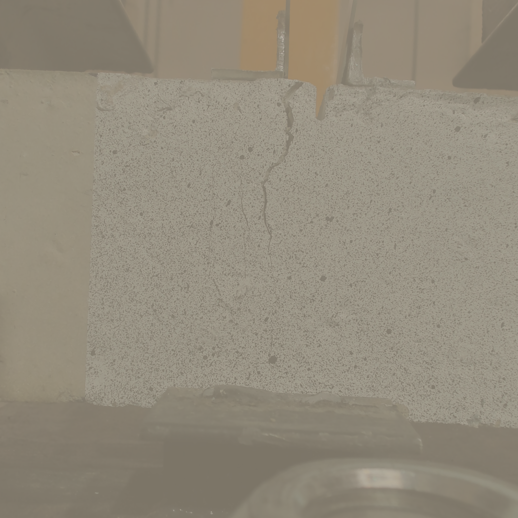
#> input picture src/DetectorLineas/400_input_vggt.png, 518 x 518 px
$ python probabilistic_hough_line.py --input 400_input_vggt.png --output out.png
#> lines starting #> are read from the running program, lines starting #| are printed output that depends on the picture
#!/usr/bin/env python3
import argparse
import os
from skimage import io, color, feature
from skimage.color import rgba2rgb
from skimage.transform import probabilistic_hough_line
import matplotlib.pyplot as plt

# --------------------------------------------------------------------------------------------------

def parse_args():
    p = argparse.ArgumentParser(
        description="Detecta líneas en una imagen usando la Transformada de Hough probabilística."
    )
    p.add_argument("-i", "--input",    required=True, help="Ruta a la imagen de entrada.")
    p.add_argument("-o", "--output",   required=True, help="Ruta donde guardar la imagen de salida.")
    p.add_argument("--sigma",          type=float, default=2.0, help="Sigma para Canny.")
    p.add_argument("--threshold",      type=int,   default=10,  help="Puntos mínimos para línea.")
    p.add_argument("--line_length",    type=int,   default=50,  help="Longitud mínima de línea.")
    p.add_argument("--line_gap",       type=int,   default=10,  help="Gap máximo entre segmentos.")
    return p.parse_args()

# --------------------------------------------------------------------------------------------------

def main():
    args = parse_args()

    # --- 1. Carga y posible conversión RGBA→RGB ---
    if not os.path.isfile(args.input):
        raise FileNotFoundError(f"No existe el archivo: {args.input}")
    image = io.imread(args.input)
#> image is the input picture: shape (518, 518, 4); mean R, G, B, A 146.9, 139.7, 124.4, 255
    if image.ndim == 3 and image.shape[2] == 4:
        image = rgba2rgb(image)
#> image: shape (518, 518, 3) float64

    # --- 2. Escala de grises y bordes ---
    gray = color.rgb2gray(image)
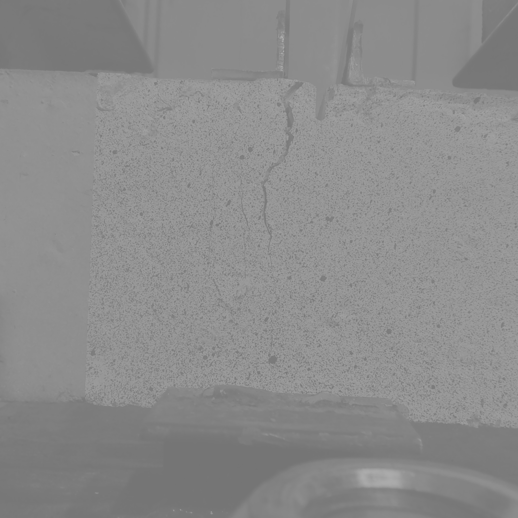
#> gray: shape (518, 518) float64; min 0.457, max 0.679, mean 0.549
    edges = feature.canny(gray, sigma=args.sigma)
#> edges: shape (518, 518) bool; every value is 0

    # --- 3. Hough probabilístico ---
    lines = probabilistic_hough_line(
        edges,
        threshold=args.threshold,
        line_length=args.line_length,
        line_gap=args.line_gap
    )
#> lines = []

    # --- 4. Dibujar y guardar ---
    fig, ax = plt.subplots(figsize=(10, 8))
    ax.imshow(gray, cmap='gray')
    for (x0, y0), (x1, y1) in lines:
        ax.plot((x0, x1), (y0, y1), '-r', linewidth=2)
#> this loop made 0 passes
    ax.set_axis_off()
    plt.tight_layout(pad=0)
    plt.savefig(args.output, bbox_inches='tight', pad_inches=0)
    plt.close(fig)

    print(f"Líneas detectadas: {len(lines)}")
#| Líneas detectadas: 0
    print(f"Resultado guardado en: {args.output}")

# --------------------------------------------------------------------------------------------------

if __name__ == "__main__":
    main()

# --------------------------------------------------------------------------------------------------
